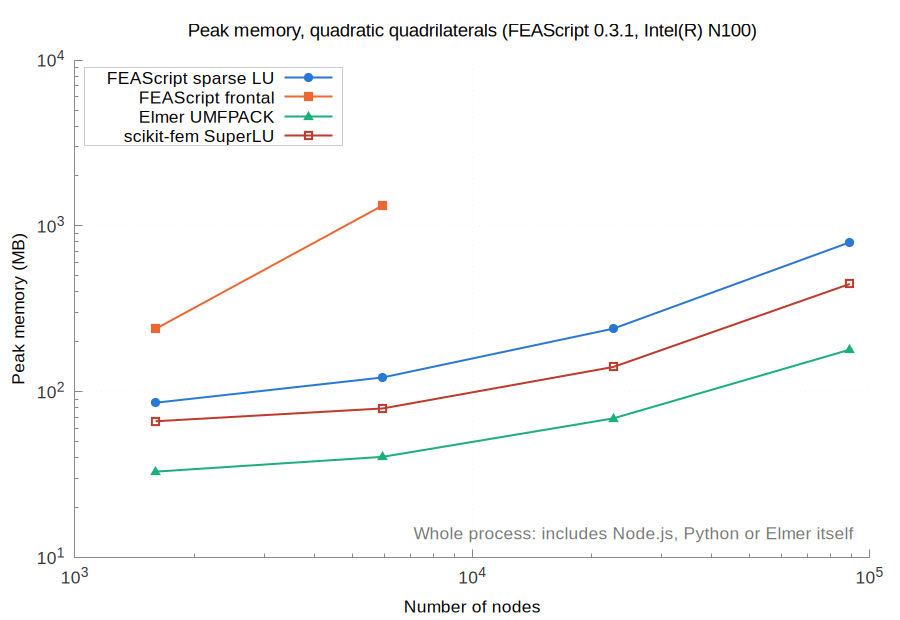

The script that saved this image:
set terminal pngcairo size 900,620 font 'Arial,13'
set border 3 lc rgb '#888888'; set tics nomirror tc rgb '#333333'
set grid lc rgb '#e6e6e6' lw 1; set key top left box lc rgb '#cccccc' opaque
set logscale xy; set format y '10^{%L}'; set format x '10^{%L}'
set output 'memory_quad_quadratic.png'
set title 'Peak memory, quadratic quadrilaterals (FEAScript 0.3.1, Intel(R) N100)' font 'Arial,14'
set xlabel 'Number of nodes'
set ylabel 'Peak memory (MB)'
set label 'Whole process: includes Node.js, Python or Elmer itself' at graph 0.98,0.05 right tc rgb '#777777'
plot 'memory_quad_quadratic_FEAScript_sparse_LU.dat' u 1:2 w lp lw 2 pt 7 ps 1.2 lc rgb '#2a78d6' t 'FEAScript sparse LU', \
     'memory_quad_quadratic_FEAScript_frontal.dat' u 1:2 w lp lw 2 pt 5 ps 1.2 lc rgb '#eb6834' t 'FEAScript frontal', \
     'memory_quad_quadratic_Elmer_UMFPACK.dat' u 1:2 w lp lw 2 pt 9 ps 1.2 lc rgb '#1baf7a' t 'Elmer UMFPACK', \
     'memory_quad_quadratic_scikit_fem_SuperLU.dat' u 1:2 w lp lw 2 pt 4 ps 1.2 lc rgb '#c0392b' t 'scikit-fem SuperLU'
